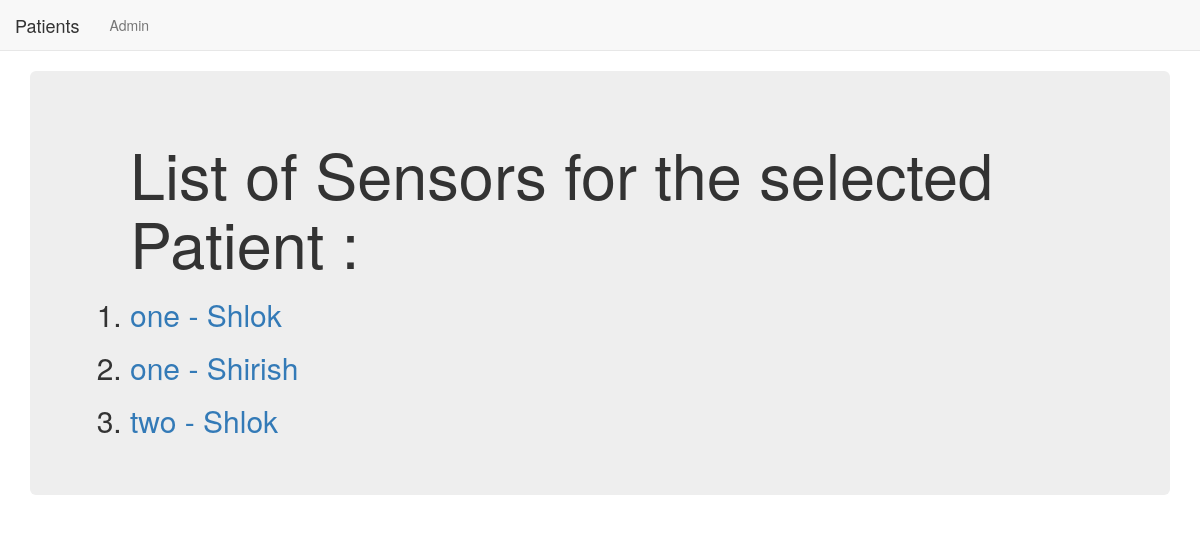
The page /health/2/sensor on the database its author committed.
### health/models.py (models this page shows, shortened)
class Sensor(models.Model):
    name = models.CharField(max_length=256, default = 'zero')
    patient = models.ForeignKey(Patient,related_name='sensors')

class Patient(models.Model):
    name = models.CharField(max_length=256)
    age = models.PositiveIntegerField()
    location = models.CharField(max_length=256)

### health/views.py (the view)
# urls.py: url(r'^(?P<pk>\d+)/sensor$',views.SensorListView.as_view(),name='slist'),
class SensorListView(ListView):
    model = models.Sensor

### health/templates/health/sensor_list.html
{% extends "health/health_base.html" %}
{% block body_block %}
  <div class="jumbotron">
      <ol>
        <h1>List of Sensors for the selected Patient : </h1>
        {% for p in sensor_list %}
          <h2><li><a href="{{p.id}}/">{{p.name}} - {{p.patient.name}} </a></li></h2>
        {% endfor %}
      </ol>
  </div>
{% endblock %}

### rows shown on the page
Sensor: name "one", patient.name "Shlok"
Sensor: name "one", patient.name "Shirish"
Sensor: name "two", patient.name "Shlok"
